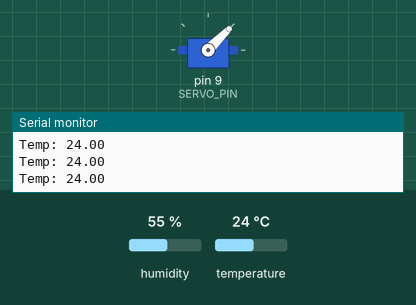
Recording of a sketch running on a simulated Arduino Uno, built with avr-gcc and run on an emulated ATmega328P. Parts: servo, the last lines printed to the serial monitor. The test bench sets the inputs (shaded band); at power-on: temperature 24 °C, humidity 55 %.

Above: at 2.8 s.
2.9 s: temperature set to 21 °C
5.6 s: temperature set to 18 °C
At 7.3 s:
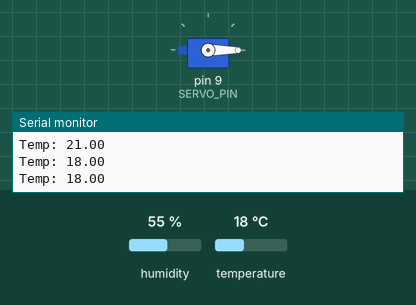
8.3 s: temperature set to 28 °C
At 10.9 s:
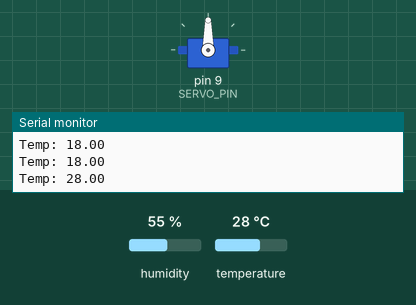
11.6 s: temperature set to 31 °C
At 13.3 s:
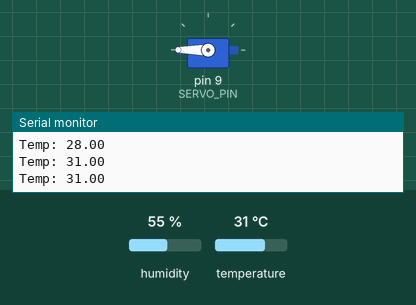
14.3 s: temperature set to 12 °C
At 17.0 s:
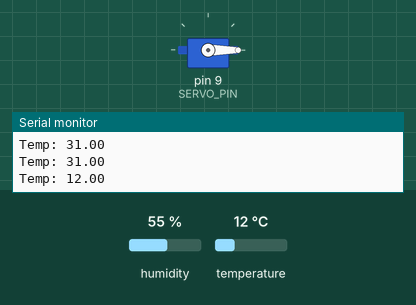
17.7 s: temperature set to 33 °C
At 19.4 s:
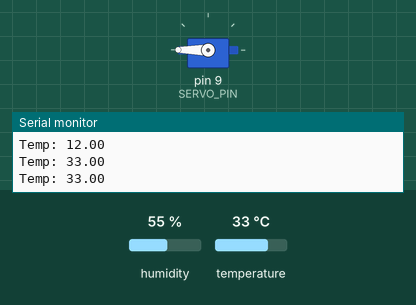
Timing chart, 0 to 20.9 s (numbered marks = the images above; inputs shaded):
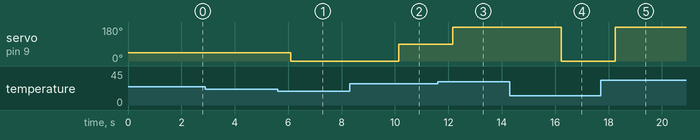

The sketch:

Automatic_Temperature_Fan.ino
```cpp
#include <DHT.h>
#include <Servo.h>

#define DHTPIN 2
#define DHTTYPE DHT11
#define SERVO_PIN 9

DHT dht(DHTPIN, DHTTYPE);
Servo vent;

void setup() {
  dht.begin();
  vent.attach(SERVO_PIN);
  Serial.begin(9600);
}

void loop() {
  float temp = dht.readTemperature();

  if (isnan(temp)) {
    delay(1000);
    return;
  }

  if (temp < 20) {
    vent.write(0);        // Closed
  } else if (temp < 25) {
    vent.write(45);       // Slightly open
  } else if (temp < 30) {
    vent.write(90);       // Half open
  } else {
    vent.write(180);      // Fully open
  }

  Serial.print("Temp: ");
  Serial.println(temp);
  delay(1000);
}
```

Measured:
- the behaviour switches between 20 and 19 °C on temperature (found by bisection; images 0 and 1)
- the behaviour switches between 29 and 30 °C on temperature (found by bisection; images 2 and 3)
- after the input at 5.6 s, servo on pin 9 (SERVO_PIN): 45° → 0° after 0.50 s
- after the input at 8.3 s, servo on pin 9 (SERVO_PIN): 0° → 90° after 1.8 s
- after the input at 11.6 s, servo on pin 9 (SERVO_PIN): 90° → 180° after 0.57 s
- after the input at 14.3 s, servo on pin 9 (SERVO_PIN): 180° → 0° after 1.9 s
- after the input at 17.7 s, servo on pin 9 (SERVO_PIN): 0° → 180° after 0.54 s
